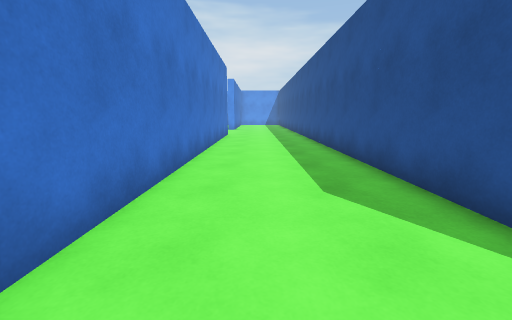
View 1 (above)

20 first-person views from a walk through a scene from a Unity 3-D project. The camera is 1.2 m above the floor, tilts 10° down and sees 90° across. The floor is counted in squares, 1 m on a side. Each view is taken from the middle of a square. On the plan, view 1 faces up. The plan holds only what a view shows up to about 12 squares ahead; the rest is blank. The place goes on beyond the plan.

View 2
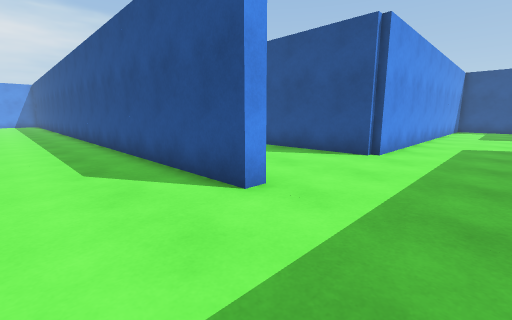

View 3
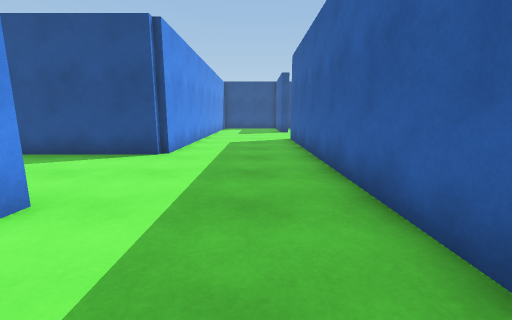

View 4
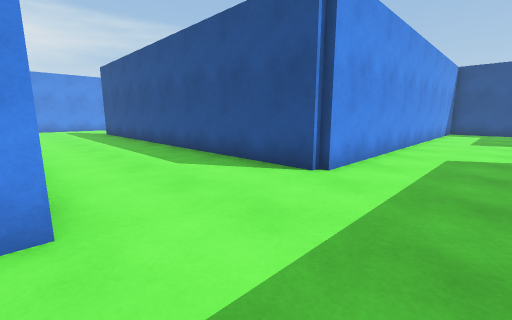

View 5
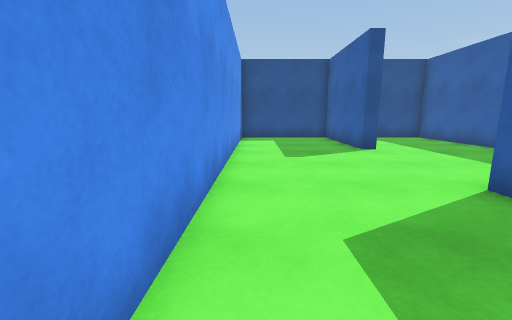

View 6
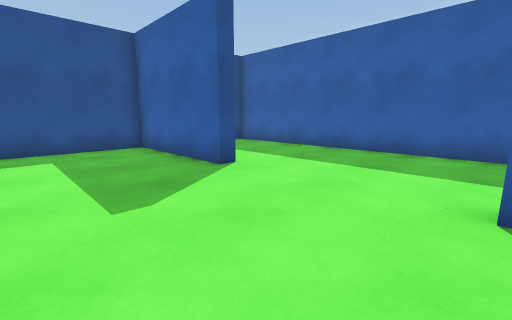

View 7
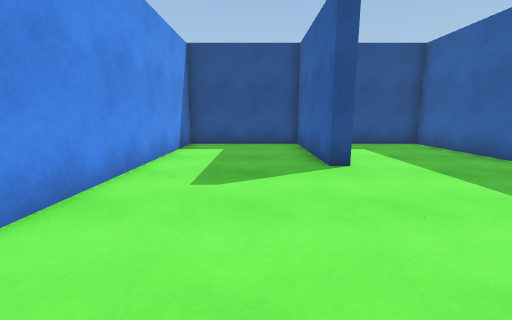

View 8
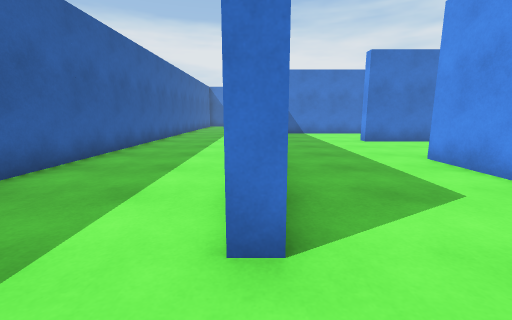

View 9
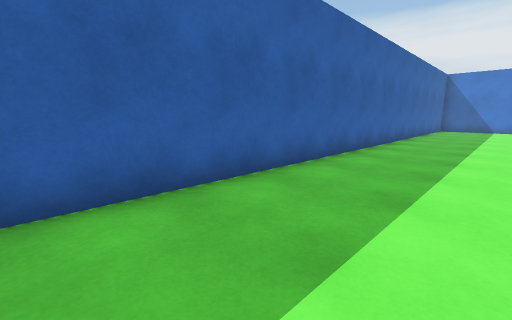

View 10
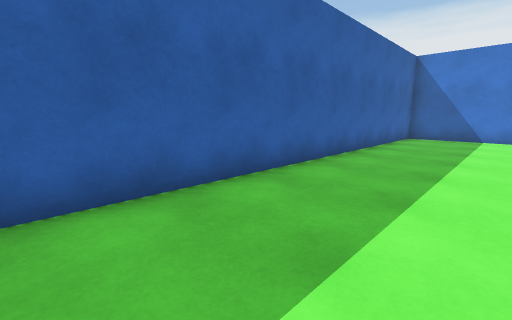

View 11
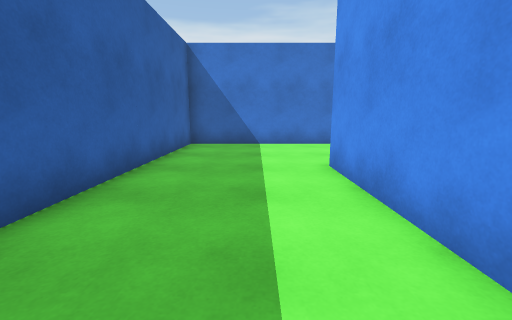

View 12
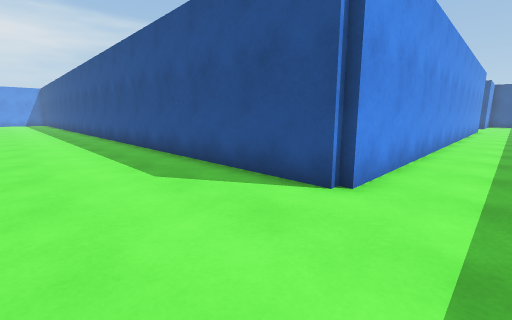

View 13
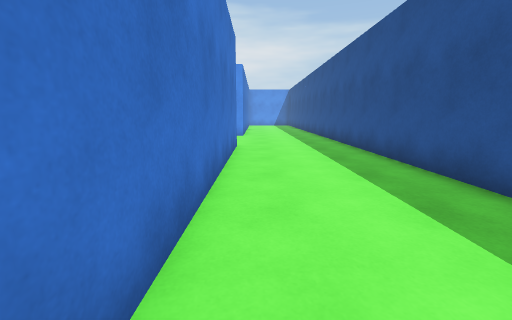

View 14
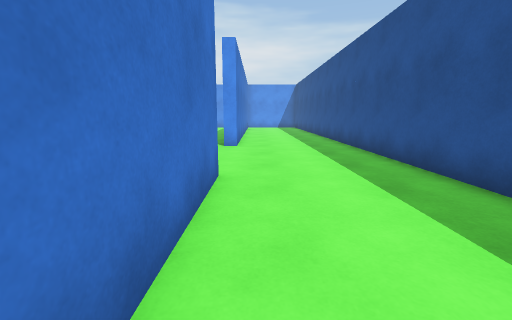

View 15
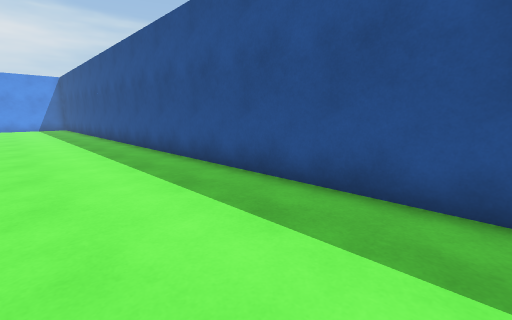

View 16
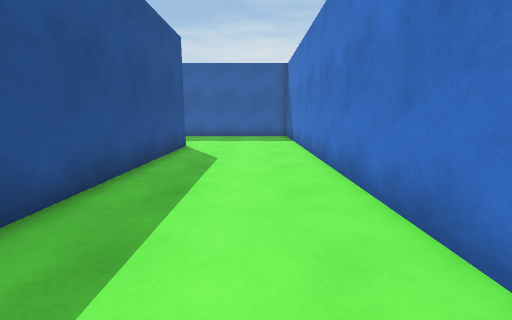

View 17
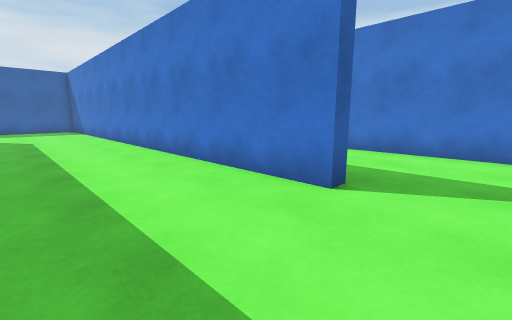

View 18
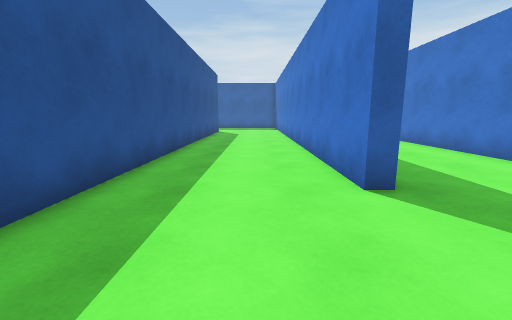

View 19
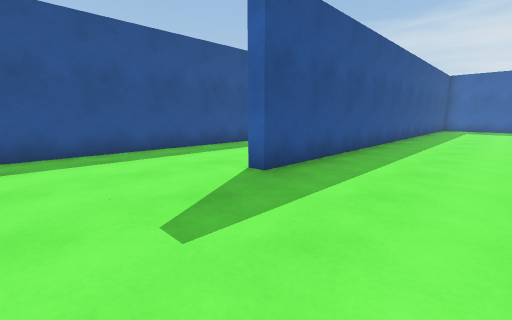

View 20
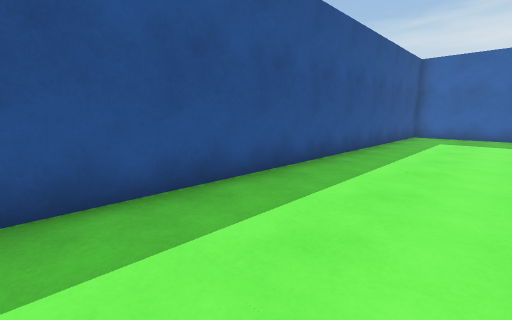

### Floor plan
Points are (right, up) in squares from view 1. A wall is a line through its corners. A room is listed if a view was taken in it or the views show most of it. See-through windows are left out.
Room 1 (views 1, 2, 3, 4, 5, 6, 7, 8, 9, 10, 11, 12, 13, 14, 15, 16, 17, 18, 19, 20)
walls: (3.3, 4) (3.3, 1) (2.7, 1) (2.7, 20.1); (4.5, -4.2) (-7.2, -4.2) (-7.2, 19.6); (1.5, -3.8) (13, -3.8) (13, -4.2); (-2.3, -1.6) (-2.3, 16) (-1.8, 16) (-1.8, 1.5); (-6, -3.8) (-4.4, -3.8); (18, -4.4) (18, -3.8) (22.7, -3.8) (22.7, 0.7) (7.8, 0.7) (7.8, 10.6); (12.9, -8.7) (22.7, -8.7) (22.7, -6); (-6.8, 18.1) (-6.8, 8); (-11.7, 11) (-11.7, -8.7) (11.1, -8.7); (-11.7, 17.8) (-11.7, 16) (-12.2, 16)

Positions as (right, up) in squares from view 1, and headings:
1: (0, 0), facing up
2: (0, -2), facing up-right
3: (0, -2), facing right
4: (3, -2), facing up-right
5: (9, 0), facing right
6: (13, 0), facing down-right
7: (12, -2), facing right
8: (15, -4), facing left
9: (11, -5), facing down-left
10: (3, -5), facing down-left
11: (-1, -6), facing left
12: (-11, -6), facing up-right
13: (-11, 1), facing up
14: (-11, 6), facing up
15: (-11, 6), facing up-right
16: (-10, 6), facing down
17: (2, 18), facing down-left
18: (0, 20), facing down
19: (-6, 20), facing down-right
20: (-6, 12), facing down-right
